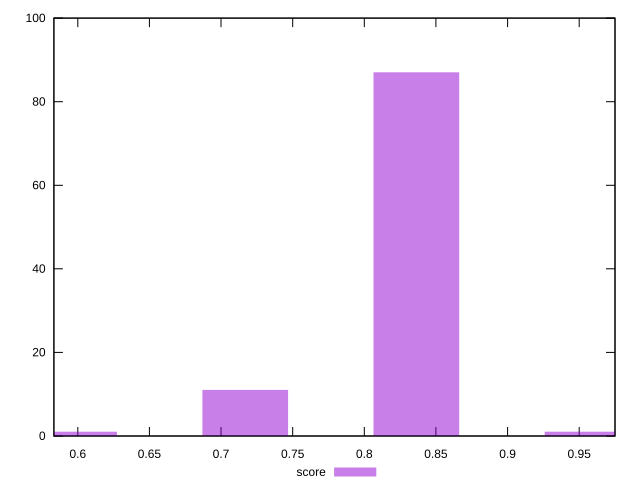

Reproduce this figure in gnuplot.
reset
set terminal svg size 640, 490
set output "reprap/uses-http2/samples/pages+cached/score/histogram.svg"

$score <<EOF
0.5839990875699927 1
0.8175987225979898 87
0.9343985401119884 1
0.7007989050839913 11
EOF

set key outside below
set boxwidth 0.11679981751399855
set yrange [0:100]
set style fill transparent solid 0.5 noborder

plot \
  $score title "score" with boxes, \


reset
